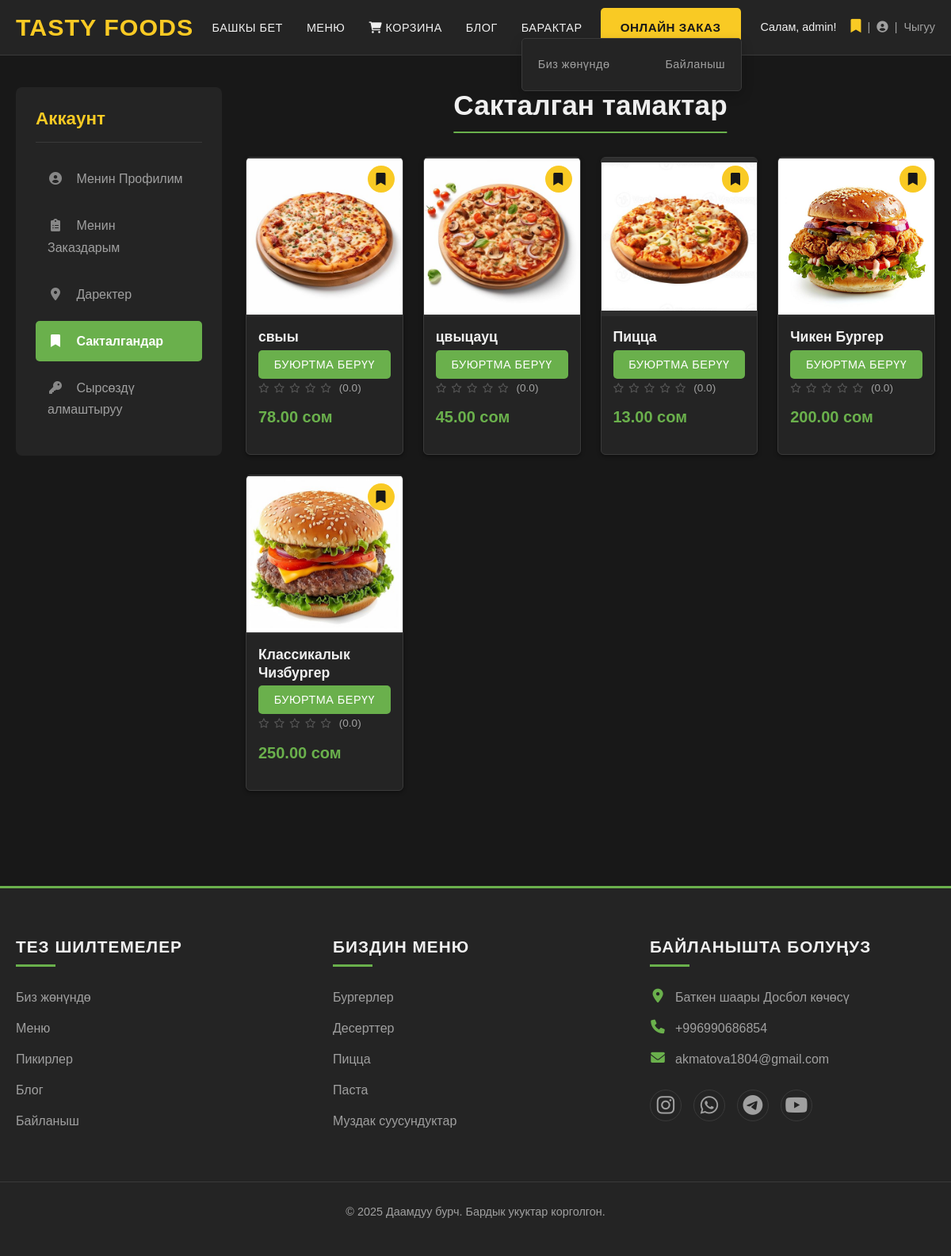
The page /my-account/saved-foods/ (signed in) on the database its author committed.
### menu/models.py (models this page shows, shortened)
class Product(models.Model):
    category = models.ForeignKey(Category, related_name='products', on_delete=models.SET_NULL, null=True, blank=True, verbose_name=_("Категория"))
    name = models.CharField(max_length=200, verbose_name=_("Аты"))
    slug = models.SlugField(max_length=220, unique=True, blank=True, verbose_name="Слаг (авто)")
    description = models.TextField(blank=True, null=True, verbose_name=_("Сүрөттөмө"))
    price = models.DecimalField(max_digits=10, decimal_places=2, verbose_name=_("Баасы (сом)")) # Доллар эмес, сом
    image = models.ImageField(upload_to='product_images/', blank=True, null=True, verbose_name=_("Сүрөт"))
    rating = models.FloatField( validators=[MinValueValidator(0.0), MaxValueValidator(5.0)], default=0.0, verbose_name=_("Рейтинг (0-5)"))
    discount_percentage = models.PositiveIntegerField(null=True, blank=True, verbose_name=_("Скидка (%)"))
    discount_message = models.CharField(max_length=100, blank=True, null=True, verbose_name=_("Скидка билдирүүсү"))
    saved_by = models.ManyToManyField(settings.AUTH_USER_MODEL, related_name='saved_products', blank=True, verbose_name=_("Кимдер сактады"))
    is_active = models.BooleanField(default=True, verbose_name=_("Активдүү (көрүнгөн)"))
    created_at = models.DateTimeField(auto_now_add=True, verbose_name=_("Түзүлгөн дата"))
    updated_at = models.DateTimeField(auto_now=True, verbose_name=_("Жаңыланган дата"))
    def get_absolute_url(self): return reverse('menu:product_detail', args=[self.slug])
    class Meta: verbose_name = _("Товар (Тамак)"); verbose_name_plural = _("Товарлар (Тамактар)"); ordering = ['-created_at']
    def has_discount(self): return self.discount_percentage is not None and self.discount_percentage > 0
    def get_image_url(self):
        if self.image and hasattr(self.image, 'url'): return self.image.url
        from django.templatetags.static import static; return static('menu/placeholder.png')

### menu/views.py (the view)
# urls.py: path('my-account/saved-foods/', views.saved_foods_view, name='saved_foods'),
@login_required
def saved_foods_view(request):
    saved_products_qs = request.user.saved_products.filter(is_active=True).order_by('-created_at')
    saved_products = add_is_saved_status_to_products(request, list(saved_products_qs))
    categories = Category.objects.filter(is_active=True)
    context = { 'saved_products': saved_products, 'page_title': _("Сакталган тамактар"), 'active_nav': 'saved_foods', 'categories': categories, }
    return render(request, 'menu/saved_foods.html', context)

### menu/views.py (called while the page is built)
def add_is_saved_status_to_products(request, product_list):
    if request.user.is_authenticated:
        saved_product_ids = set(request.user.saved_products.values_list('id', flat=True))
        for product in product_list: product.is_saved_by_user = product.id in saved_product_ids
    else:
        for product in product_list: product.is_saved_by_user = False
    return product_list

### templates/menu/saved_foods.html (shortened to what this page needs)
{% extends 'menu/base.html' %}
{% load static %}
{% block sidebar %}
    {% include 'menu/includes/_sidebar.html' %}
{% endblock %}
{% block content %}
    <h1>{{ page_title }}</h1>
    <div class="product-grid">
        {% if saved_products %}
            {% for product in saved_products %}
                 {% include 'menu/includes/_product_card.html' with product=product user=request.user %}
            {% endfor %}
        {% else %}
            <p>Сизде азырынча сакталган тамактар жок.</p>
            <p><a href="{% url 'menu:menu_list' %}" class="btn">Менюну көрүү</a></p>
        {% endif %}
    </div>
{% endblock %}

### templates/menu/includes/_header.html (shortened to what this page needs)
{% load static %}
{% load i18n %}
<header class="site-header">
    <div class="container header-container">
        <a href="{% url 'menu:home' %}" class="logo">TASTY FOODS</a>
        <nav class="main-navigation">
            <ul>
                <li class="{% if active_nav == 'home' %}active-nav{% endif %}"><a href="{% url 'menu:home' %}">{% translate "Башкы бет" %}</a></li>
                <li class="{% if active_nav == 'menu' %}active-nav{% endif %}"><a href="{% url 'menu:menu_list' %}">{% translate "Меню" %}</a></li>
                <li class="{% if active_nav == 'order' %}active-nav{% endif %}">
                    <a href="{% url 'menu:view_cart' %}">
                        <i class="fas fa-shopping-cart"></i> {% translate "Корзина" %}
                    </a>
                </li>
                <li class="{% if active_nav == 'blog' %}active-nav{% endif %}"><a href="{% url 'menu:blog_list' %}">{% translate "Блог" %}</a></li>
                <li class="nav-item dropdown {% if active_nav == 'about' or active_nav == 'contact' %}active-nav{% endif %}">
                    <a href="#" class="dropdown-toggle">{% translate "Барактар" %}</a>
                    <ul class="dropdown-menu">
                         <li><a href="{% url 'menu:about_us' %}">{% translate "Биз жөнүндө" %}</a></li>
                         <li><a href="{% url 'menu:contact_us' %}">{% translate "Байланыш" %}</a></li>
                    </ul>
                </li>
            </ul>
        </nav>
        <div class="header-right">
            <a href="{% url 'menu:order_online' %}" class="btn btn-primary">{% translate "Онлайн заказ" %}</a>
            <div class="auth-links">
               {% if user.is_authenticated %}
                   <span style="margin-right: 10px;">{% blocktranslate with user_name=user.username %}Салам, {{ user_name }}!{% endblocktranslate %}</span>
                   <a href="{% url 'menu:saved_foods' %}" title="{% translate 'Сакталгандар' %}"><i class="fas fa-bookmark"></i></a> |
                   <a href="{% url 'menu:profile' %}" title="{% translate 'Менин Профилим' %}"><i class="fas fa-user-circle"></i></a> |
                   <a href="{% url 'logout' %}">{% translate "Чыгуу" %}</a>
               {% else %}
                   <a href="{% url 'login' %}">{% translate "Кирүү" %}</a> /
                   <a href="{% url 'menu:register' %}">{% translate "Катталуу" %}</a>
               {% endif %}
           </div>
        </div>
    </div>
</header>

### templates/menu/includes/_product_card.html (shortened to what this page needs)
{% load static %}
{% load i18n %}
<div class="product-card">
    <div class="product-image">
         <a href="{{ product.get_absolute_url }}">
             <img src="{{ product.get_image_url }}" alt="{{ product.name }}">
         </a>
         {% if user.is_authenticated %}
             <button class="btn btn-save-toggle {% if product.is_saved_by_user %}saved{% endif %}"
                     data-product-id="{{ product.pk }}"
                     data-action="{% if product.is_saved_by_user %}unsave{% else %}save{% endif %}"
                     title="{% if product.is_saved_by_user %}{% translate 'Сакталгандан өчүрүү' %}{% else %}{% translate 'Сактоо' %}{% endif %}">
                 <i class="{% if product.is_saved_by_user %}fas{% else %}far{% endif %} fa-bookmark"></i>
             </button>
         {% else %}
             <a href="{% url 'login' %}?next={{ request.path }}" class="btn btn-save-toggle" title="{% translate 'Сактоо үчүн кириңиз' %}">
                  <i class="far fa-bookmark"></i>
             </a>
         {% endif %}
    </div>
    <div class="product-info">
        <h3><a href="{{ product.get_absolute_url }}">{{ product.name }}</a></h3>
        <div class="rating">
            {% with rating_full=product.rating|floatformat:0 %}
                {% for i in "12345" %}
                    {% if i <= rating_full %}<i class="fas fa-star"></i>{% else %}<i class="far fa-star"></i>{% endif %}
                {% endfor %}
            {% endwith %}
            <span>({{ product.rating|floatformat:1 }})</span>
        </div>
        <p class="price">{{ product.price|floatformat:2 }}  {% translate "сом" %}</p>
        <form action="{% url 'menu:add_to_cart' product.id %}" method="post" style="width: 100%; margin-top: auto;">
            <button type="submit" class="btn btn-add-to-cart">{% translate "Буюртма берүү" %}</button>
        </form>
    </div>
</div>

### rows shown on the page
Product: get_image_url (picture), name "свыы", rating "0.0", price "78.00"
Product: get_image_url (picture), name "цвыцауц", rating "0.0", price "45.00"
Product: get_image_url (picture), name "Пицца", rating "0.0", price "13.00"
Product: get_image_url (picture), name "Чикен Бургер", rating "0.0", price "200.00"
Product: get_image_url (picture), name "Классикалык Чизбургер", rating "0.0", price "250.00"

### other values the page prints
{{ page_title }} "Сакталган тамактар"
